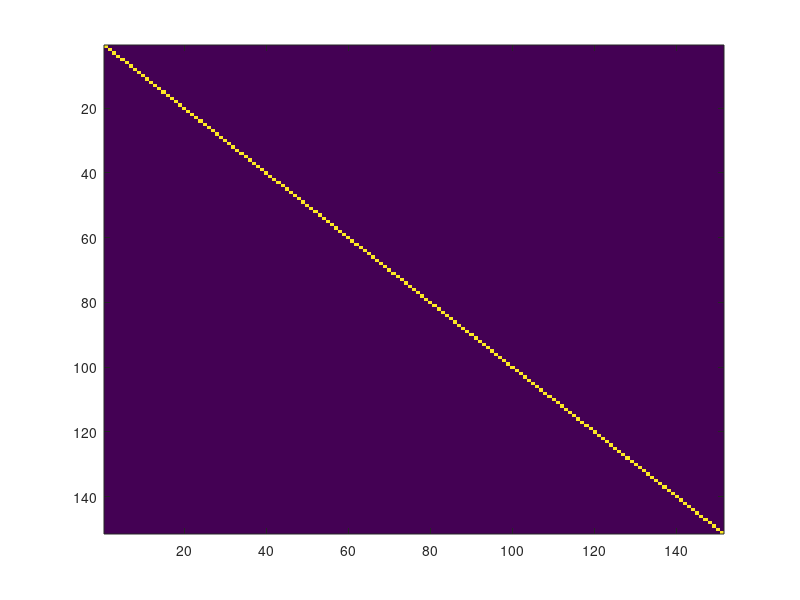

This figure's MATLAB source:
%++++++++++++++++++++++++++++++++++++++++++++++++++++++++
% Eigenfrequencies and eigenmodes of Stiff String with distributed bridge
%                   FWD conditions
%                    Riccardo Russo
%                 University of Bologna
%++++++++++++++++++++++++++++++++++++++++++++++++++++++++
clear 
close all

%+++++++++++++++++++++++++++++++++++++++++++++++++++++++++++++++++++++++++%
%%%%% Custom Parameters
SR = 44100;                         % sample rate
k = 1 / SR;                         % time step
durSec = 5;                         % simulation length [s]

h = 0.5e-2;

timeSamples = floor(durSec*SR);     % simulation length [samples]
timeVec = (1:timeSamples)*k;

%%%%% String Parameters
T0    = 147.7 ;            %-- tension [N]
radius     = 4.55e-4 ;          %-- radius [m]
E  = 0;%2.5e10 ;           %-- Young's mod [Pa]
rho   = 5535 ;             %-- density [kg/m^3]
L     = 0.69 ;             %-- length [m]
% L = 0.69;
% radius = 3.75e-04;                  % string radius [m]
%         rho = 3.7575e3;                     % string Density [kg/m] 
%         T0 = 153;                           % tension [N] 
%         E = 25e9;                          % young modulus [Pa]
        A = pi*radius^2;
        rA = rho*A;
        Inertia = (pi*radius^4)/ 4;        % moment of inertia
        EI = E*Inertia;
        K = sqrt(E*Inertia/(rA*L^4));
        c = sqrt(T0/rA);

%%%%% Bridge Parameters
LB = 7e-2;                          % string length [m]
radiusB = 1e-3;
rhoB =8e3;                          % string Density [kg/m^3] 
AB = pi*radiusB^2;
rAB = rhoB*AB;
EB = 3e10;                          % young modulus [Pa]
InertiaB = (pi*radiusB^4)/ 4;         % moment of inertia
EIB    = EB*InertiaB;

zContact = 0.43*LB;

outPoint = 0.5233*L;
inPoint = 0.35432*L;

Ms = floor(L/h);
Mb = floor(LB/h);

Jvec = sparse(Mb - 1, 1); Jvec(floor(zContact/h)) = 1/h;

vs = ones(Ms-2,1);
DxxS = spdiags([vs/h^2 -2*vs/h^2 vs/h^2], -1:1, Ms-2, Ms-2);
DxxxxS = DxxS*DxxS;
 DxxxxS(end,end) = 6/h^4;
vb = ones(Mb-1,1);
DxxB = spdiags([vb/h^2 -2*vb/h^2 vb/h^2], -1:1, Mb-1, Mb-1);
DxxxxB = DxxB * DxxB;

vec1 = [sparse(Ms - 4,1); -EI/h^4; 4*EI/h^4 + T0/h^2];
vec2 = [sparse(Ms - 3,1); - EI/h^4];
zeroMat = sparse(Ms-4, Mb-1);
vec3 = sparse(1,Mb - 1);
vec4 = [vec1.', (-5*EI/h^4 - 2*T0/h^2), (2*EI/h^4 + T0/h^2), vec3];
vec5 = [vec2.', 0, 2*EI/h^4, -Jvec.'*EI/h^3];
vec6 = [zeroMat.', vec3.', vec3.', (2*EI/h^3 + T0/h)*Jvec,(-3*EI/h^3 - T0/h)*Jvec , -EIB*DxxxxB + Jvec*Jvec.'*EI/h^2];

K = -[(T0*DxxS - EI*DxxxxS), vec1, vec2, [zeroMat; vec3; vec3];
     vec4;
     vec5;
     vec6];
fullK = full(K);
M = [rA * ones(Ms, 1); rAB * ones(Mb - 1, 1)];
M = sparse(diag(M));
R = full(M\K);
[V, D] = eig(R);

[Dsort, Dind] = sort(diag(D));
Vsort = V(:,Dind);

%Nota che bisogna usare V^-1 e non V.' perchè M^-1*K non è simmetrica!
%Lo sarebbe se rAB fosse uguale a rA, a quel punto la matrice di massa
%sarebbe diagonale con la diagonale costante!
inProd = V^-1*V;

figure
imagesc(inProd);

